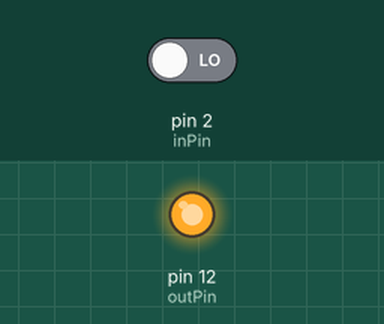
The sketch below on a simulated Arduino Uno, built with avr-gcc and run on an emulated ATmega328P. Shown: output pins drawn as LEDs (lit = HIGH). The test bench sets the inputs (shaded band); at power-on: pin 2 (inPin) LOW.

Above: at 1.2 s.
1.3 s: pin 2 (inPin) driven HIGH
At 2.6 s:
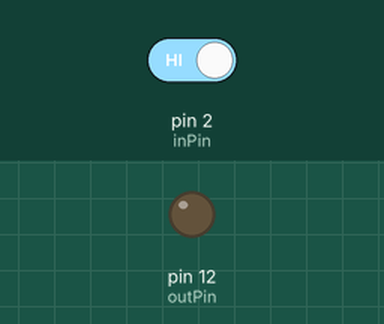
Timing chart, 0 to 4.3 s (numbered marks = the images above; inputs shaded):
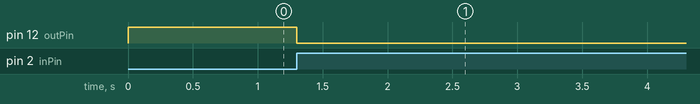

Measured:
- after the input at 1.3 s, pin 12 (outPin): HIGH → LOW at once

The sketch:

SwitchedLED.ino
```cpp
/* switch
 *
 * Each time the input pin goes from LOW to HIGH (e.g. because of a push-button
 * press), the output pin is toggled from LOW to HIGH or HIGH to LOW.  There's
 * a minimum delay between toggles to debounce the circuit (i.e. to ignore
 * noise).
 *
 * David A. Mellis
 * 21 November 2006
 */

int inPin = 2;         // the number of the input pin
int outPin = 12;       // the number of the output pin

int state = HIGH;      // the current state of the output pin
int reading;           // the current reading from the input pin
int previous = LOW;    // the previous reading from the input pin

// the follow variables are long's because the time, measured in miliseconds,
// will quickly become a bigger number than can be stored in an int.
long time = 0;         // the last time the output pin was toggled
long debounce = 200;   // the debounce time, increase if the output flickers

void setup()
{
  pinMode(inPin, INPUT);
  pinMode(outPin, OUTPUT);
}

void loop()
{
  reading = digitalRead(inPin);

  // if the input just went from LOW and HIGH and we've waited long enough
  // to ignore any noise on the circuit, toggle the output pin and remember
  // the time
  if (reading == HIGH && previous == LOW && millis() - time > debounce) {
    if (state == HIGH)
      state = LOW;
    else
      state = HIGH;

    time = millis();
  }

  digitalWrite(outPin, state);

  previous = reading;
}
```
